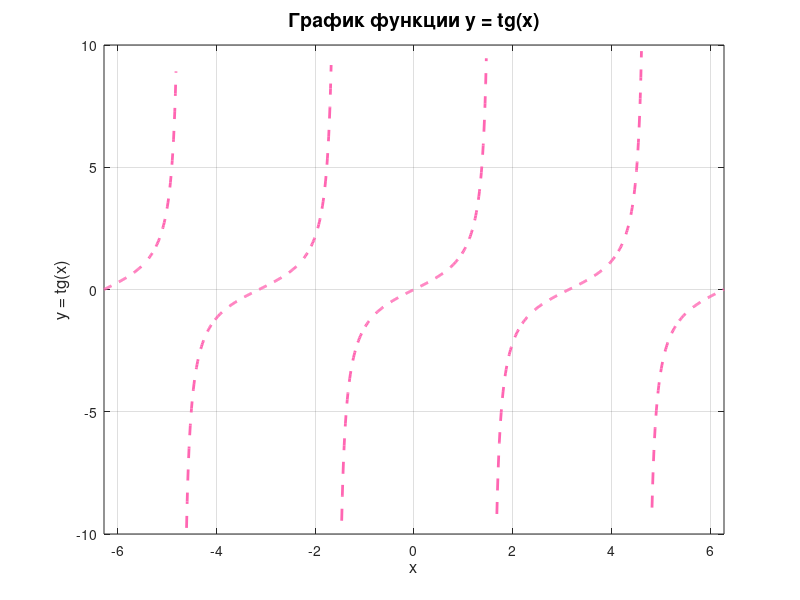

MATLAB code for this plot:
A = [1 2 3; 4 5 6; 7 8 9];
A(1,1) = 152;
A(3,:) = 77;
disp('1. Матрица с заменённым элементом и строкой:');
disp(A);

B = [1 2 3; 4 5 6; 7 8 9];
B(1,:) = [];
disp('2. Матрица без 1ой строки:');
disp(B);

C = [1 2 3; 4 5 6; 7 8 9];
C(:,1) = [];
disp('3. Матрица без 1ого столбца:');
disp(C);

D = [1 2 3; 4 5 6; 7 8 9];
D([1 2],:) = [];
disp('4. Матрица без 1ой и 2ой строк:');
disp(D);

E = [1 2 3; 4 5 6; 7 8 9];
E(:,[1 2]) = [];
disp('5. Матрица без 1ого и 2ого столбцов:');
disp(E);

I7 = eye(7);
disp('6. Единичная матрица 7*7:');
disp(I7);

M1 = [1 2 3; 4 5 6; 7 8 10];
M2 = [10 8 7; 6 5 4; 3 2 1];

Mult = M1 * M2;
Sum  = M1 + M2;
Div  = M1 / M2;
Inv1 = inv(M1);
Transp = M1';

disp('7a. Умножение M1*M2:');   disp(Mult);
disp('7b. Сложение M1+M2:');    disp(Sum);
disp('7c. Деление M1/M2:');     disp(Div);
disp('7d. Обратная к M1:');     disp(Inv1);
disp('7e. Транспонированная M1:'); disp(Transp);

F = [1 2 3; 4 5 6; 7 8 9];
F4 = F.^4;
disp('8. Матрица, элементы в 4ой степени:');
disp(F4);

x = linspace(-2*pi, 2*pi, 1000);
y = tan(x);
y(abs(y) > 10) = NaN;

figure('Color','w');
plot(x, y, '--', 'Color', [1 0.4 0.7], 'LineWidth', 2);
grid on;
xlabel('x', 'FontSize', 12);
ylabel('y = tg(x)',  'FontSize', 12);
title('График функции y = tg(x)', 'FontSize', 14);
xlim([-2*pi, 2*pi]);
ylim([-10, 10]);
